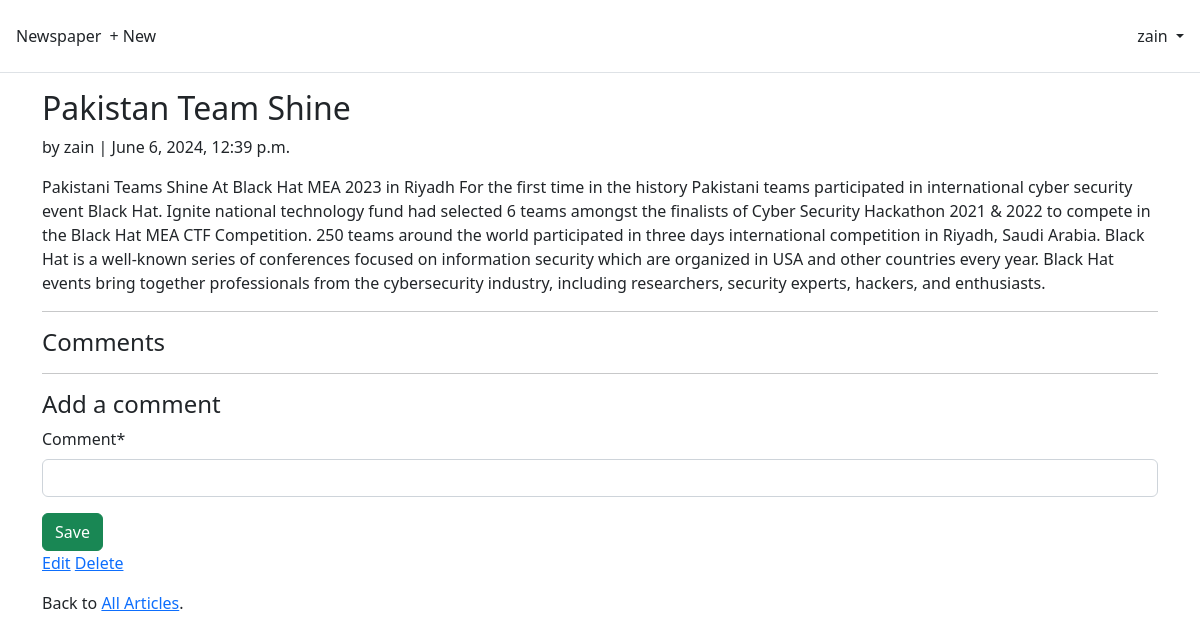
Page /articles/1/ (signed in) on the earlier database version.
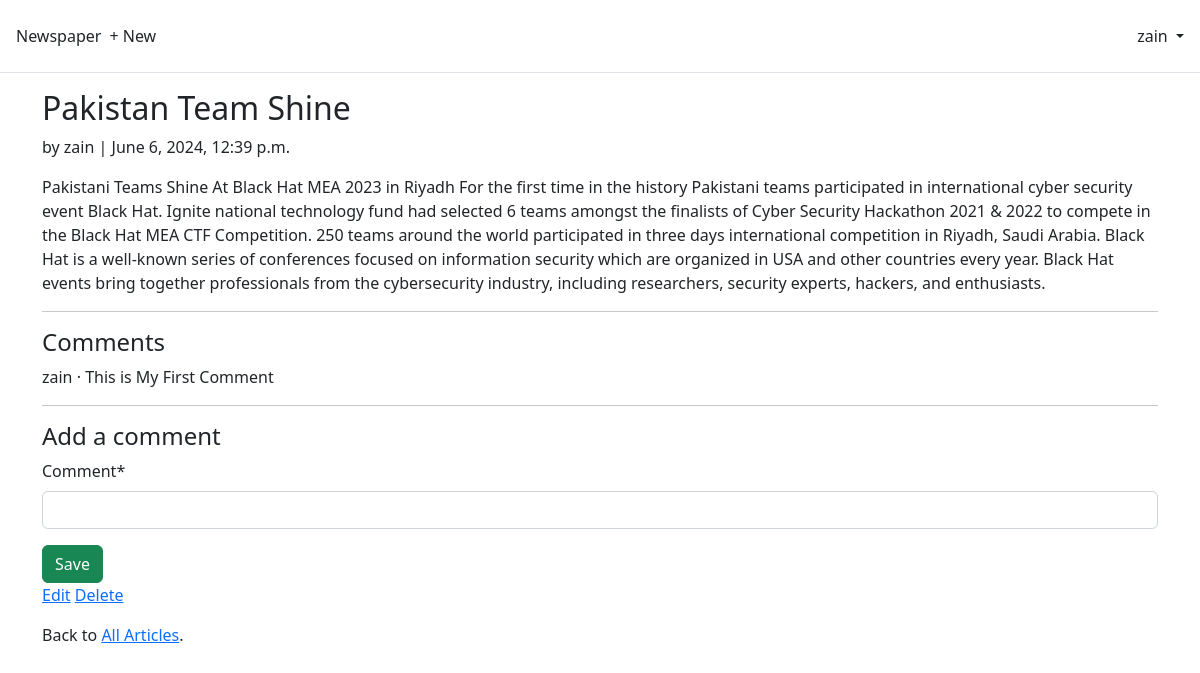
Same page on the later database version.
### articles/models.py (models this page shows, shortened)
class Comment(models.Model): # new
 article = models.ForeignKey(Article, on_delete=models.CASCADE)
 comment = models.CharField(max_length=140)
 author = models.ForeignKey(
 settings.AUTH_USER_MODEL,
 on_delete=models.CASCADE,
 )
 def __str__(self):
  return self.comment

### accounts/models.py (models this page shows)
class CustomUser(AbstractUser):
 age = models.PositiveIntegerField(null=True, blank=True)

### articles/views.py (the view)
# urls.py: path("<int:pk>/", ArticleDetailView.as_view(),name="article_detail"), # new
class ArticleDetailView(LoginRequiredMixin, DetailView): # new
 model = Article
 template_name = "article_detail.html"
 def get_context_data(self, **kwargs): # new
  context = super().get_context_data(**kwargs)
  context["form"] = CommentForm()
  return context

### articles/forms.py
class CommentForm(forms.ModelForm):
 class Meta:
  model = Comment
  fields = ("comment",)

### templates/article_detail.html
{% extends "base.html" %}
{% load crispy_forms_tags %}
{% block content %}
<div class="article-entry">
 <h2>{{ object.title }}</h2>
 <p>by {{ object.author }} | {{ object.date }}</p>
 <p>{{ object.body }}</p>
</div>
<hr>
<h4>Comments</h4>
{% for comment in article.comment_set.all %}
 <p>{{ comment.author }} &middot; {{ comment }}</p>
{% endfor %}
<hr>
<h4>Add a comment</h4>
<form action="" method="post">{% csrf_token %}
 {{ form|crispy }}
 <button class="btn btn-success ml-2" type="submit">Save</button>
</form>
<div>
 {% if article.author.pk == request.user.pk %}
 <p><a href="{% url 'article_edit' article.pk %}">Edit</a>
 <a href="{% url 'article_delete' article.pk %}">Delete</a>
 </p>
 {% endif %}
 <p>Back to <a href="{% url 'article_list' %}">All Articles</a>.</p>
</div>
{% endblock content %}

Differences in the rows shown:
added Comment: author "zain", comment "This is My First Comment"
